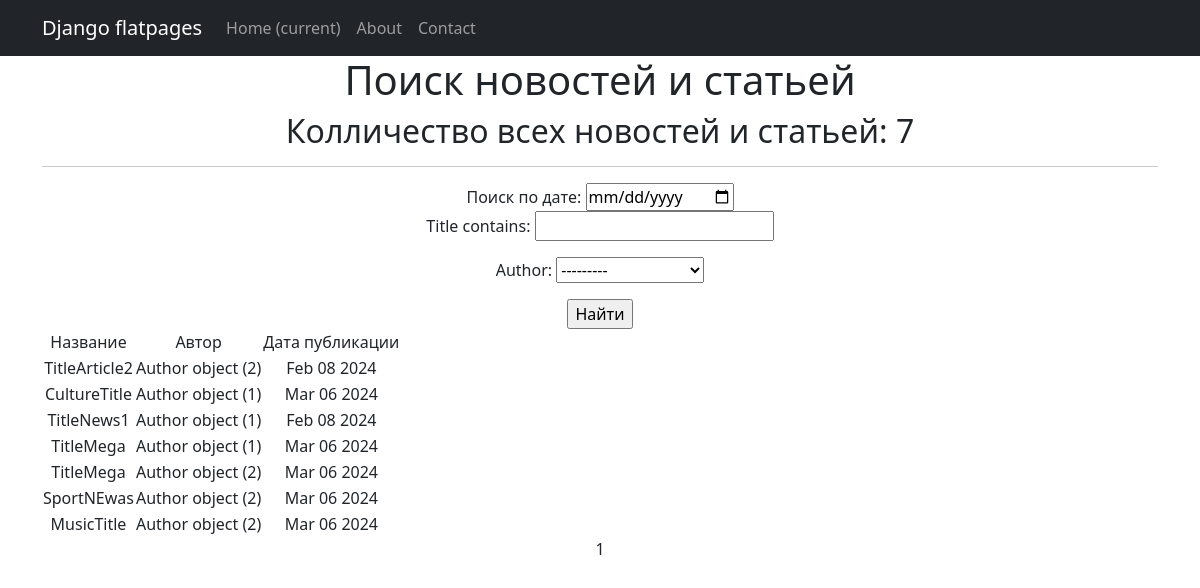
Page /news/search/ on the earlier database version.
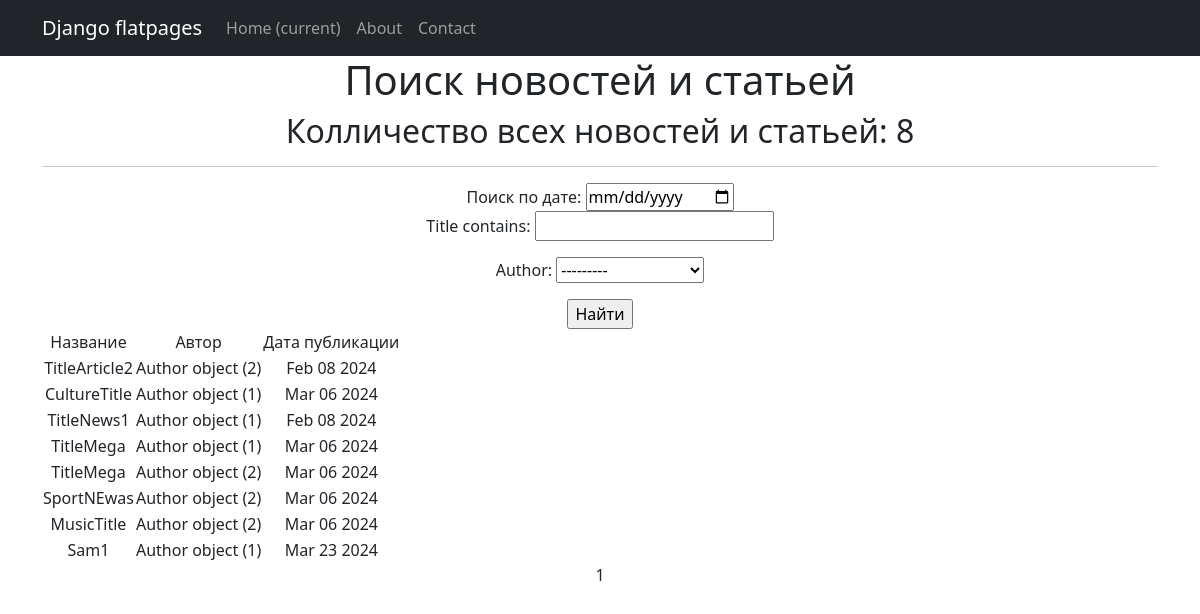
Same page on the later database version.
### news/models.py (models this page shows, shortened)
class Post(models.Model):
    article = 'AR'
    news = 'NE'
    CHOICE = [
        (article, 'статья'),
        (news, 'новость')
    ]
    author = models.ForeignKey(Author, on_delete=models.CASCADE)
    post_type = models.CharField(max_length=2, choices=CHOICE, default=news)
    post_time = models.DateTimeField(auto_now_add=True)
    category = models.ManyToManyField(Category, through='PostCategory')
    title = models.CharField(max_length=225)
    text = models.TextField()
    rating = models.IntegerField(default=0)

class Author(models.Model):
    user = models.OneToOneField(User, on_delete=models.CASCADE)
    rating = models.IntegerField(default=0)

### news/views.py (the view)
# urls.py: path('search/', PostSearch.as_view(), name='post_search'),
class PostSearch(ListView):
    model = Post
    template_name = 'news_search.html'
    context_object_name = 'search'
    ordering = 'post_type'
    order_by = '-post_time'
    paginate_by = 10
    def get_queryset(self):
        queryset = super().get_queryset()
        self.filterset = PostFilter(self.request.GET, queryset)
        return self.filterset.qs
    def get_context_data(self, **kwargs):
        context = super().get_context_data(**kwargs)
        context['filterset'] = self.filterset
        return context

### templates/news_search.html (shortened to what this page needs)
{% extends 'flatpages/default.html' %}
{% load custom_tags %}
{% block content %}
<h1>Поиск новостей и статьей</h1>
<h2> Колличество всех новостей и статьей: {{ search|length }} </h2>
<hr>
<form>
    <div class="nativeDatePicker">
        <label for="bday">Поиск по дате:</label>
        <input type="date" id="bday" name="bday"/>
    </div>
</form>
{% if search %}
<form action="" method="get">
    {{ filterset.form.as_p }}
    <input type="submit" value="Найти"/>
</form>
<table>
    <tr>
        <td>Название</td>
        <td>Автор</td>
        <td>Дата публикации</td>
    </tr>
    {% for p in search %}
    <tr>
        <td>{{ p.title }}</td>
        <td>{{ p.author }}</td>
        <td>{{ p.post_time|date:'M d Y' }}</td>
    </tr>
    {% endfor %}
</table>
{% else %}
<h2>Новостей и статей нет!</h2>
{% endif %}
   {{ page_obj.number }}
{% endblock content %}

Differences in the rows shown:
added Post: title "Sam1", author "Author object (1)", post_time "Mar 23 2024"
Other differences:
{{ search|length }}: "7" → "8"
